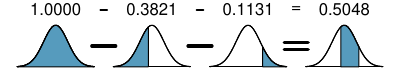

Write R code to recreate this figure.
library(openintro)
data(COL)

AddShadedPlot <- function(x, y, offset,
                          shade.start = -8,
                          shade.until = 8) {
  lines(x + offset, y)
  lines(x + offset, rep(0, length(x)))
  these <- which(shade.start <= x & x <= shade.until)
  polygon(c(x[these[1]], x[these], x[rev(these)[1]]) + offset,
          c(0, y[these], 0),
          col = COL[1])
  lines(x + offset, y)
}
AddText <- function(x, text) {
  text(x, 0.549283, text)
}

pdf('subtracting2Areas.pdf', 4, 0.7)
par(las = 1,
    mar = rep(0, 4),
    mgp = c(3, 0, 0))
X <- seq(-3.2, 3.2, 0.01)
Y <- dnorm(X)

plot(X, Y,
     type = 'l',
     axes = FALSE,
     xlim = c(-3.4, 24 + 3.4),
     ylim = c(0, 0.622))

AddShadedPlot(X, Y, 0)
AddText(0, format(c(1, 0.0001), scientific = FALSE)[1])

AddShadedPlot(X, Y, 8, -8, -0.3)
AddText(8, format(0.3821, scientific = FALSE)[1])

AddShadedPlot(X, Y, 16, 1.21, 8)
AddText(16, format(0.1131, scientific = FALSE)[1])

AddShadedPlot(X, Y, 24, -0.3, 1.21)
AddText(24, format(0.5048, scientific = FALSE)[1])

lines(c(3.72, 4.28), rep(0.549283, 2), lwd = 2)
lines(c(3, 8 - 3), c(0.2, 0.2), lwd = 3)
lines(c(8 + 3.72, 8 + 4.28), rep(0.549283, 2), lwd = 2)
lines(c(8 + 3, 2 * 8 - 3), c(0.2, 0.2), lwd = 3)

text(20, 0.549283,
     ' = ')
segments(rep(19, 2), c(0.17, 0.23), rep(21, 2), lwd = 3)
dev.off()

